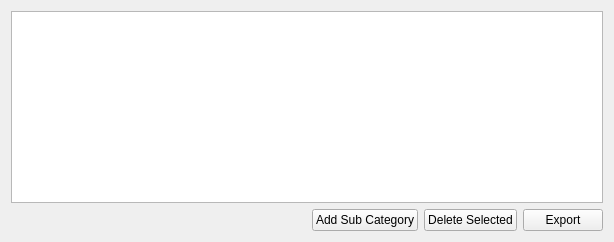
     <widget class="QWidget" name="page">
      <layout class="QVBoxLayout" name="verticalLayout_10">
       <item>
        <widget class="QTableView" name="tableSubCategories">
         <property name="alternatingRowColors">
          <bool>true</bool>
         </property>
         <property name="sortingEnabled">
          <bool>true</bool>
         </property>
        </widget>
       </item>
       <item>
        <layout class="QHBoxLayout" name="_4">
         <item>
          <spacer>
           <property name="orientation">
            <enum>Qt::Horizontal</enum>
           </property>
           <property name="sizeHint" stdset="0">
            <size>
             <width>301</width>
             <height>20</height>
            </size>
           </property>
          </spacer>
         </item>
         <item>
          <widget class="QPushButton" name="btnAddSubCategory">
           <property name="text">
            <string>Add Sub Category</string>
           </property>
          </widget>
         </item>
         <item>
          <widget class="QPushButton" name="btnDeleteSubCategory">
           <property name="text">
            <string>Delete Selected</string>
           </property>
          </widget>
         </item>
         <item>
          <widget class="QPushButton" name="btnExportSubCategories">
           <property name="text">
            <string>Export</string>
           </property>
          </widget>
         </item>
        </layout>
       </item>
      </layout>
     </widget>
